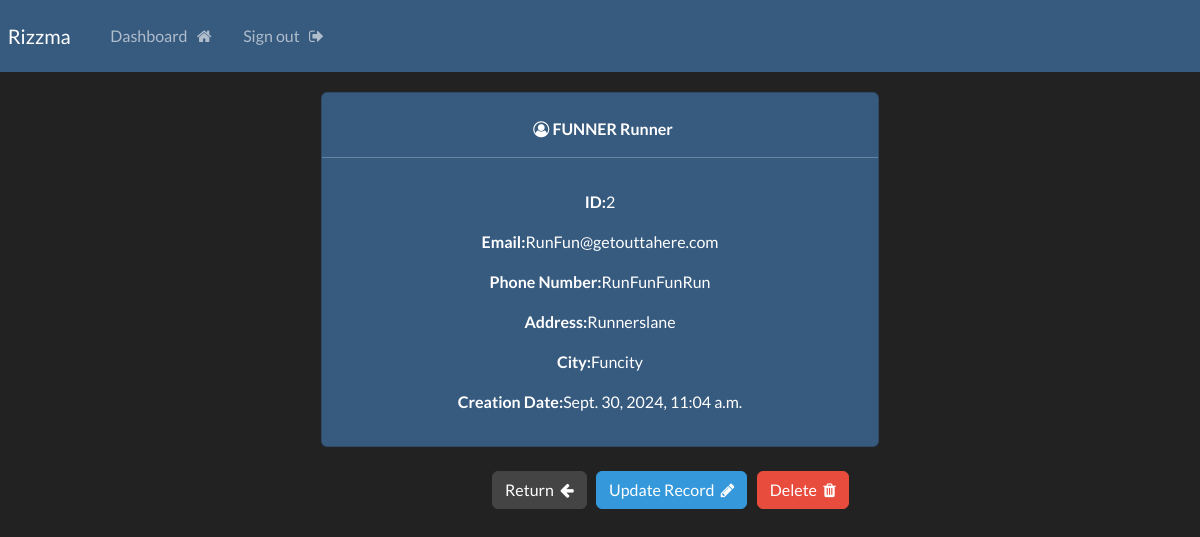
The page /record/2 (signed in) on the database its author committed.
### website/models.py (models this page shows, shortened)
class Record(models.Model):
    creation_data = models.DateTimeField(auto_now_add=True)
    first_name = models.CharField(max_length=100)
    last_name = models.CharField(max_length=100)
    email = models.CharField(max_length=255)
    phone = models.CharField(max_length=20)
    address = models.CharField(max_length=255)
    city = models.CharField(max_length=255)

### website/views.py (the view)
# urls.py: path('record/<int:pk>',views.singular_record, name="record"),
@login_required(login_url='my-login')
def singular_record(request, pk):
    one_record = Record.objects.get(id=pk)
    context = {'record': one_record}
    return render(request,'website/view-record.html', context=context)

### website/templates/website/view-record.html (shortened to what this page needs)
{% extends 'website/base.html' %}
{% block content %}
    <div class="card text-center bg-primary w-50 h-40 ">
        <strong>
            <br>
            <i class="fa fa-user-circle-o" aria-hidden="true"></i>
            {{record.last_name|upper}}
            {{record.first_name}}
            <hr>
        </strong>
        <div class="card-body">
            <p> <strong> ID:</strong>{{record.id}}</p>
            <p> <strong> Email:</strong>{{record.email}}</p>
            <p> <strong> Phone Number:</strong>{{record.phone}}</p>
            <p> <strong> Address:</strong>{{record.address}}</p>
            <p> <strong> City:</strong>{{record.city}}</p>
            <p> <strong> Creation Date:</strong>{{record.creation_data}}</p>
        </div>
    </div>
    <br>
    <div class="buttonset">
        <a href="{% url 'dashboard' %}" class="btn btn-secondary"> Return &nbsp;<i class="fa fa-arrow-left" aria-hidden="true"></i></a>
        <a href="{% url 'update-record' record.id %}" class="btn btn-info"> Update Record &nbsp;<i class="fa fa-pencil" aria-hidden="true"></i></a>
        <a href="{% url 'delete-record' record.id %}" class="btn btn-danger"> Delete &nbsp;<i class="fa fa-trash" aria-hidden="true"></i></a>
    </div>
{% endblock %}

### static/css/style.css (style rules this page uses)
.card { margin:auto; margin-top: 20px; }
.buttonset { margin-left: 450px; }

### rows shown on the page
Record: last_name "FUNNER", first_name "Runner", id "2", email "RunFun@getouttahere.com", phone "RunFunFunRun", address "Runnerslane", city "Funcity", creation_data "Sept. 30, 2024, 11:04 a.m."
